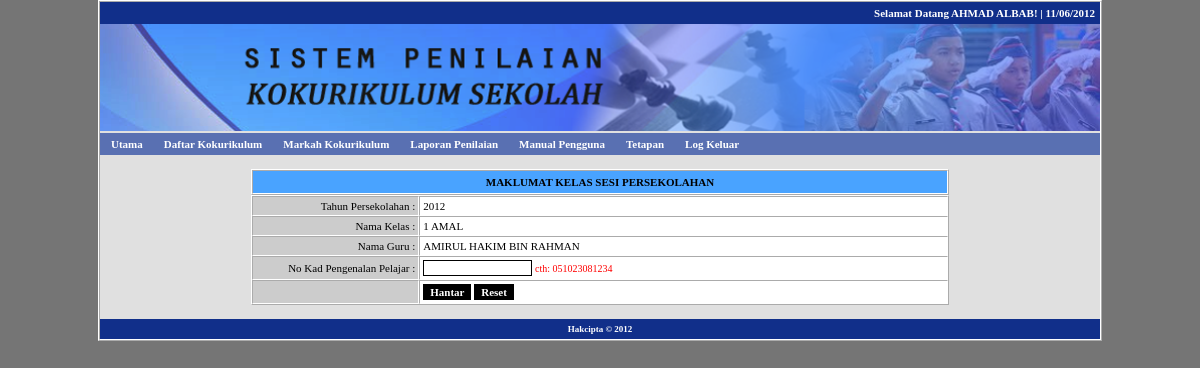
Page /sesi.php?menu=kemaskinipelajar&id=1 (signed in) on the committed database.
### tables this page shows
CREATE TABLE IF NOT EXISTS `user` (
  `uid` int(11) NOT NULL AUTO_INCREMENT,
  `ulevel` int(1) NOT NULL DEFAULT '3',
  `unokp` varchar(12) NOT NULL,
  `upass` varchar(32) NOT NULL,
  `unama` varchar(255) NOT NULL,
  `ujawatan` varchar(255) NOT NULL,
  PRIMARY KEY (`uid`)
);

CREATE TABLE IF NOT EXISTS `sesikelas` (
  `sidk` int(11) NOT NULL AUTO_INCREMENT,
  `tahun` int(4) NOT NULL,
  `kid` int(11) NOT NULL,
  `unokp` varchar(12) NOT NULL,
  PRIMARY KEY (`sidk`),
  KEY `kid` (`kid`),
  KEY `tahun` (`tahun`)
);

CREATE TABLE IF NOT EXISTS `tahun` (
  `tid` int(11) NOT NULL AUTO_INCREMENT,
  `tahun` int(4) NOT NULL,
  PRIMARY KEY (`tid`)
);

CREATE TABLE IF NOT EXISTS `kelas` (
  `kid` int(11) NOT NULL AUTO_INCREMENT,
  `kelas` varchar(255) NOT NULL,
  PRIMARY KEY (`kid`)
);

### inc/fungsi.php (called while the page is built, shortened)
<?php
function semakSlash($input) {
	if(!get_magic_quotes_gpc()) {
		$input = mysql_real_escape_string($input);
	}
	return $input;
}
function input1($str) {
	$str = htmlentities(strtoupper(trim(semakSlash($str))));
	return $str;
}
function output1($str) {
	if(!get_magic_quotes_gpc()) {
		$str = stripslashes($str);
	}
	return $str;
}
if (!empty($_SESSION['user'])) {
	$sm = "SELECT * FROM user
		WHERE unokp = '" . input1($_SESSION['user']) . "'
		ORDER BY unokp ASC
	";
	$dm = mysql_query($sm);
	$tm = mysql_fetch_array($dm);
}
?>

### tmp/sesi_pelajarkemaskini.php (the view)
<table width="100%" border="0" cellpadding="2" cellspacing="0">
  <tr>
    <td width="100%" align="center" valign="top">
    <br />
      <?php
	  $s = "SELECT s.*, t.*, k.*
		FROM sesikelas AS s, tahun AS t, kelas AS k
		WHERE s.tahun = t.tahun
		AND s.kid = k.kid
		AND s.sidk = '" . input1($_GET['id']) . "'
		ORDER BY k.kelas ASC
	  ";
	  $d = mysql_query($s);
	  if (mysql_num_rows($d) == 1) {
		  $t = mysql_fetch_array($d);
		  ?>
      	  <form name="kelas" action="sesi.php?menu=kemaskinipelajar" method="post">
          <table width="70%" border="1" cellspacing="0" cellpadding="5">
            <tr>
              <td align="center" bgcolor="#49A3FF" class="tkmenu2">MAKLUMAT KELAS SESI PERSEKOLAHAN</td>
            </tr>
          </table>
          <table width="70%" border="1" cellspacing="0" cellpadding="3" class="table2">
            <tr>
              <td width="24%" align="right" valign="middle" bgcolor="#CCCCCC">Tahun Persekolahan :</td>
              <td width="76%" align="left" valign="middle"><?php echo $t['tahun']; ?></td>
            </tr>
            <tr>
              <td align="right" valign="middle" bgcolor="#CCCCCC">Nama Kelas :</td>
              <td align="left" valign="middle"><?php echo $t['kelas']; ?></td>
            </tr>
            <tr>
              <td align="right" valign="middle" bgcolor="#CCCCCC">Nama Guru :</td>
              <td align="left" valign="middle">
				<?php
				$sx = "SELECT * FROM user
					WHERE unokp = '" . input1($t['unokp']) . "'
					ORDER BY unokp ASC
				";
				$dx = mysql_query($sx);
				$tx = mysql_fetch_array($dx);
				echo output1($tx['unama']);
				?>
			  </td>
            </tr>
            <tr>
              <td align="right" valign="middle" bgcolor="#CCCCCC">No Kad Pengenalan Pelajar :</td>
              <td align="left" valign="middle"><input name="nokp" type="text" class="input" id="nokp" size="15" maxlength="12" />
              <span  class="tkmarkah">cth: 051023081234</span></td>
            </tr>
            <tr>
              <td align="right" valign="top" bgcolor="#CCCCCC">&nbsp;</td>
              <td align="left" valign="top"><input name="id" type="hidden" id="id" value="<?php echo $t['sidk']; ?>" />
                <input name="submit" type="submit" class="button" id="submit" value="Hantar" />
                <input name="Reset" type="reset" class="button" id="submit" value="Reset" /></td>
            </tr>
          </table>
   	    </form>
      <?php
	  }
	  else {
		  echo '<meta http-equiv="Refresh" content="0;url=sesi.php?menu=senarai">';
	  }
	  ?>
    <br></td>
  </tr>
</table>

### tmp/header.php (shortened to what this page needs)
<!DOCTYPE HTML>
<html>
<head>
<link rel="stylesheet" type="text/css" href="files/style.css">
</head>
<body>
<table width="1000" border="1" align="center" cellpadding="0" cellspacing="0">
  <tr>
    <td>
    <table width="100%" border="0" cellpadding="5" cellspacing="0">
      <tr>
        <td align="right" bgcolor="#112F8A" class="tkmenu">Selamat Datang<?php if (isset($_SESSION['user'])) { echo " " . output1($tm['unama']); } ?>! | <?php echo date("d/m/Y"); ?> </td>
      </tr>
    </table>
    <table width="100%" border="0" cellpadding="0" cellspacing="0">
      <tr>
        <td align="center"><img src="files/banner.png" width="1000"></td>
      </tr>
    </table>
    <table width="100%" border="0" cellpadding="5" cellspacing="0">
      <tr>
        <td align="left" bgcolor="#5970B2" class="tkmenu">
			<ul id="sddm">
				<li><a href="index.php" onmouseover="mopen('m1')" onmouseout="mclosetime()">Utama</a></li>
                <?php
				if (isset($_SESSION['user'])) {
					?>
                    <li><a href="daftar.php?menu=senarai" onmouseover="mopen('m2')" onmouseout="mclosetime()">Daftar Kokurikulum</a></li>
                    <li><a href="markah.php?menu=senarai" onmouseover="mopen('m3')" onmouseout="mclosetime()">Markah Kokurikulum</a></li>
                    <li><a href="laporan.php?menu=senarai" onmouseover="mopen('m4')" onmouseout="mclosetime()">Laporan Penilaian</a></li>
                <?php
				}
				?>
				<li><a href="manual.php" onmouseover="mopen('m6')" onmouseout="mclosetime()">Manual Pengguna</a></li>
                <?php
				if (isset($_SESSION['user'])) {
					if ($tm['ulevel'] == 1) {
						?>
						<li>
							<a href="#" onmouseover="mopen('m7')" onmouseout="mclosetime()">Tetapan</a>
						</li>
					<?php
					}
					?>
					<li><a href="profil.php?menu=logout" onmouseover="mopen('m8')" onmouseout="mclosetime()">Log Keluar</a></li>
                <?php
				}
				?>
			</ul>
        </td>
      </tr>
    </table>

### files/style.css (style rules this page uses)
BODY { background: #757575; color: #000000; font-size: 11px; font-family: Tahoma, Verdana; margin: 0px; }
A:link { color: #0000FF; text-decoration: none; }
TABLE { background: #E0E0E0; border-color: #FFFFFF; }
.table2 { background: #FFFFFF; }
.input { font-size: 11px; font-family: Tahoma, Verdana; border: 1px solid black; text-transform: uppercase; background: white; padding: 1px; }
.button { color: #FFFFFF; font-family: Tahoma, Verdana; font-size: 11px; font-weight: bold; border: 1px solid black; background: #000000; }
.tkmenu { font-weight: bold; color: #FFFFFF; }
.tkmenu2 { font-weight: bold; }
.tkmarkah { color: #FF0000; font-size: 10px; }
#sddm { margin: 0 -4px; padding: 0; z-index: 30 }
#sddm li { margin: 0; padding: 0; list-style: none; float: left; }
#sddm li a { margin: 0 1px 0 0; padding: 4px 10px; width: 70px; background: #5970B2; color: #FFFFFF; text-align: center; text-decoration: none }

### rows in the picture
user: unama "AHMAD ALBAB"
sesikelas: tahun.tahun "2012", kid.kelas "1 AMAL"
user: unama "AMIRUL HAKIM BIN RAHMAN"
